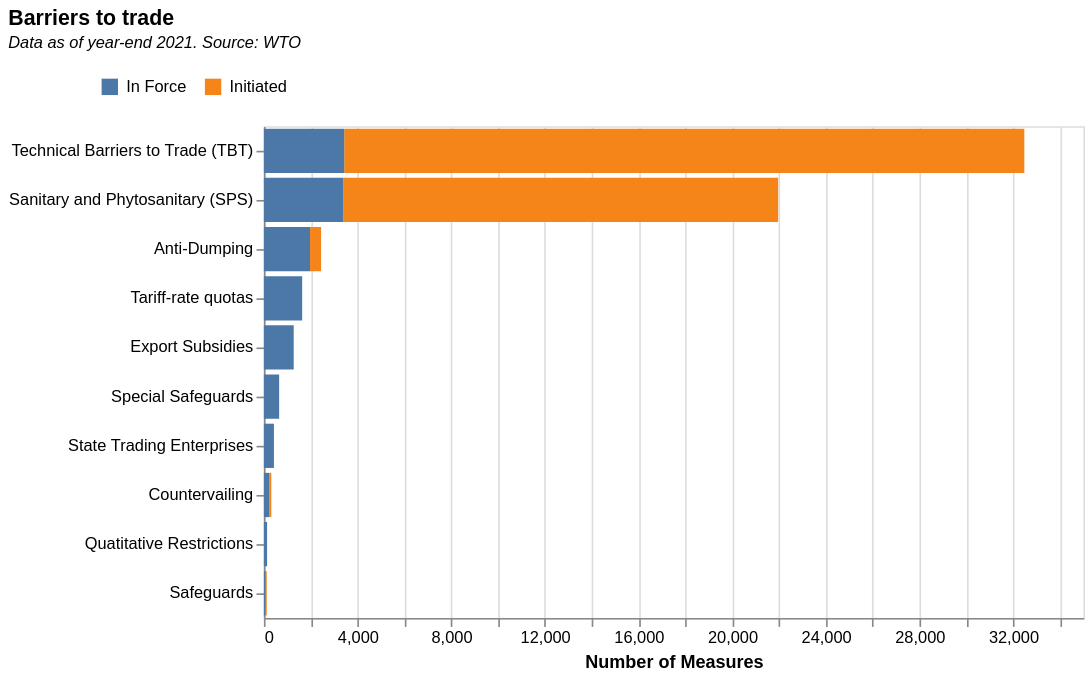

Describe this chart as a Vega-Lite specification.
### Vega-Lite specification from a JSON file in a GitHub repository (floating-point values rounded to 4 significant figures)
{"$schema": "https://vega.github.io/schema/vega-lite/v5.json", "data": {"values": [{"Type1": "Technical", "Type2": "Sanitary and Phytosanitary (SPS)", "Type3": "Initiated", "Value": "18569"}, {"Type1": "Technical", "Type2": "Sanitary and Phytosanitary (SPS)", "Type3": "In Force", "Value": "3396"}, {"Type1": "Technical", "Type2": "Technical Barriers to Trade (TBT)", "Type3": "Initiated", "Value": "29047"}, {"Type1": "Technical", "Type2": "Technical Barriers to Trade (TBT)", "Type3": "In Force", "Value": "3431"}, {"Type1": "Trade Defence", "Type2": "Anti-Dumping", "Type3": "Initiated", "Value": "471"}, {"Type1": "Trade Defence", "Type2": "Anti-Dumping", "Type3": "In Force", "Value": "1972"}, {"Type1": "Trade Defence", "Type2": "Countervailing", "Type3": "Initiated", "Value": "81"}, {"Type1": "Trade Defence", "Type2": "Countervailing", "Type3": "In Force", "Value": "235"}, {"Type1": "Trade Defence", "Type2": "Safeguards", "Type3": "Initiated", "Value": "50"}, {"Type1": "Trade Defence", "Type2": "Safeguards", "Type3": "In Force", "Value": "71"}, {"Type1": "Agricultural", "Type2": "Special Safeguards", "Type3": "In Force", "Value": "652"}, {"Type1": "Agricultural", "Type2": "Tariff-rate quotas", "Type3": "In Force", "Value": "1636"}, {"Type1": "Agricultural", "Type2": "Export Subsidies", "Type3": "In Force", "Value": "1274"}, {"Type1": "Other", "Type2": "Quatitative Restrictions", "Type3": "In Force", "Value": "137"}, {"Type1": "Other", "Type2": "State Trading Enterprises", "Type3": "In Force", "Value": "429"}]}, "title": {"fontSize": 13, "text": "Barriers to trade", "subtitle": ["Data as of year-end 2021. Source: WTO", ""], "subtitleFontStyle": "italic", "subtitleFontSize": 10, "anchor": "start"}, "width": 500, "height": 300, "mark": {"type": "bar"}, "encoding": {"y": {"field": "Type2", "sort": {"op": "sum", "order": "descending", "field": "Value"}, "axis": {"title": null}}, "x": {"aggregate": "sum", "field": "Value", "axis": {"title": "Number of Measures"}}, "color": {"field": "Type3", "legend": {"orient": "none", "columns": 13, "legendX": -100, "legendY": -30, "offset": 10, "title": null}}, "tooltip": [{"field": "Type1", "title": "Type"}, {"field": "Value", "title": "Number of Measures"}]}}
